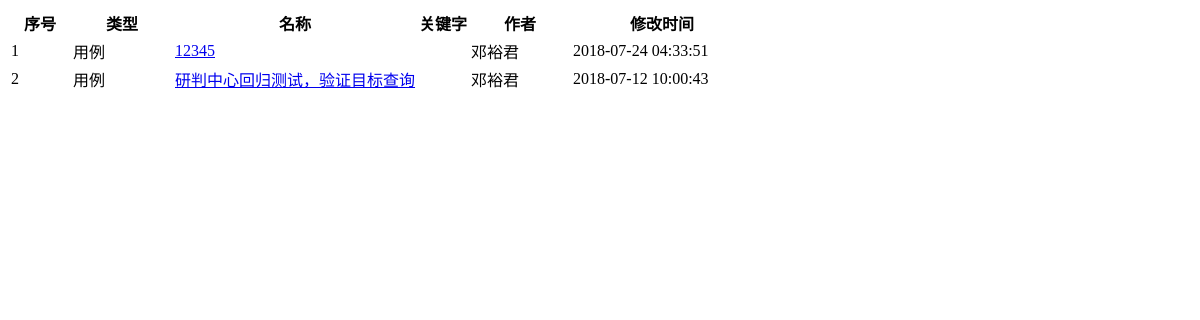
The app's page /step/72/reference/, older data.
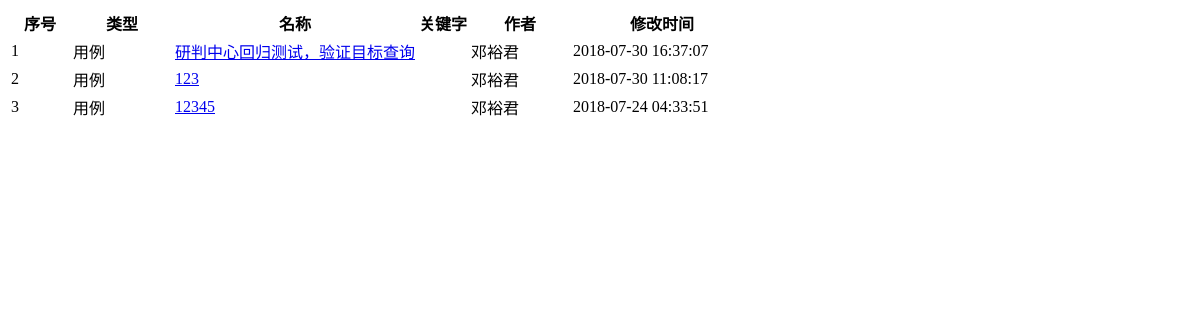
The same page, newer data.
### main/models.py (models this page shows, shortened)
class Case(models.Model):
    code = models.UUIDField(auto_created=True, default=uuid.uuid1, editable=False)
    name = models.CharField(max_length=100)
    description = models.TextField(blank=True)
    keyword = models.CharField(blank=True, max_length=100)
    project = models.ForeignKey('main.Project', on_delete=models.SET_NULL, blank=True, null=True)
    creator = models.ForeignKey(
        User, verbose_name='创建人', related_name='case_creator', on_delete=models.SET_NULL, blank=True, null=True)
    created_date = models.DateTimeField('创建时间', auto_now_add=True, null=True)
    modifier = models.ForeignKey(
        User, verbose_name='修改人', related_name='case_modifier', on_delete=models.SET_NULL, blank=True, null=True)
    modified_date = models.DateTimeField('修改时间', auto_now=True, null=True)
    is_active = models.BooleanField(default=True)
    variable_group = models.ForeignKey('main.VariableGroup', on_delete=models.SET_NULL, blank=True, null=True)
    step = models.ManyToManyField('Step', through='CaseVsStep', through_fields=('case', 'step'))
    class Meta:
        ordering = ['-modified_date']  # 这个字段是告诉Django模型对象返回的记录结果集是按照哪个字段排序的,-xxx表示降序，?xxx表示随机

### main/views/step.py (the view)
# urls.py: path('step/<str:pk>/reference/', step.reference, name='step_reference'),
def reference(request, pk):
    try:
        obj = Step.objects.select_related('creator', 'modifier').get(pk=pk)
    except Step.DoesNotExist:
        raise Http404('Step does not exist')
    objects = obj.case_set.filter(is_active=True).order_by('-modified_date').values(
        'pk', 'name', 'keyword', 'creator__username', 'modified_date').annotate(
        real_name=Concat('creator__last_name', 'creator__first_name', output_field=CharField()))
    for obj_ in objects:
        obj_['url'] = reverse(case.detail, args=[obj_['pk']])
        obj_['type'] = '用例'
    return render(request, 'main/include/detail_reference.html', locals())

### main/templates/main/include/detail_reference.html
<div class="table-responsive small" id='related_objects_div'>
    <table class="table table-bordered table-hover table-sm">
        <colgroup>
            <col style='width: 60px;'>
            <col style='width: 100px;'>
            <col>
            <col>
            <col style='width: 100px;'>
            <col style='width: 180px;'>
        </colgroup>
        <thead class="thead-light middle">
            <tr>
                <th>序号</th>
                <th>类型</th>
                <th>名称</th>
                <th>关键字</th>
                <th>作者</th>
                <th>修改时间</th>
            </tr>
        </thead>
        <tbody>
            {% for obj in objects %}
                <tr pk="{{ obj.pk }}">
                    <td col_name='index' class="middle">{{ forloop.counter }}</td>
                    <td col_name='type' class="middle">{{ obj.type }}</td>
                    <td col_name='name' class="align-middle"><a href="{{ obj.url }}" target="_blank">{{ obj.name }}</a></td>
                    <td col_name='keyword' class="align-middle">{{ obj.keyword }}</td>
                    <td col_name='real_name' class="middle">{{ obj.real_name }}</td>
                    <td col_name='modified_date' class="middle">{{ obj.modified_date }}</td>
                </tr>
            {% empty %}
                <tr>
                    <td colspan="6" class="text-center bg-secondary"><span class="text-white">无数据</span></td>
                </tr>
            {% endfor %}
        </tbody>
    </table>
</div>

Row changes from the older to the newer data that the page shows:
changed Case "研判中心回归测试，验证目标查询": modified_date "2018-07-12 10:00:43" → "2018-07-30 16:37:07"; moves up the list
now on this page (row edited): Case: type "用例", name "123", real_name "邓裕君", modified_date "2018-07-30 11:08:17"
